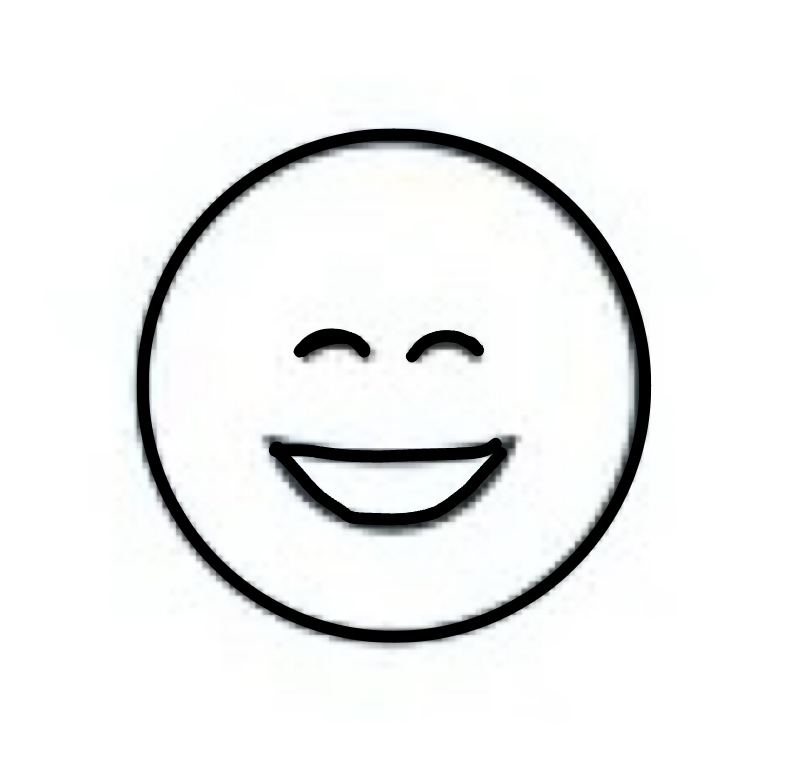
#> input picture happy.jpg, 791 x 768 px
$ python process_emojis.py
#> lines starting #> are read from the running program, lines starting #| are printed output that depends on the picture
from PIL import Image, ImageFilter
import os

# Define the emoji files to process
emoji_files = {
    "happy": "happy.jpg",
    "mad": "mad.jpg",
    "sad": "sad.jpg",
    "stressed": "stressed.jpg",
    "smiley": "smiley.jpg"
}

# Resolution multiplier (increase by 4x for better quality)
scale_factor = 4

# Line thickness factor (how much to thicken the lines)
thicken_iterations = 3

# Create output directory
output_dir = "processed_emojis"
os.makedirs(output_dir, exist_ok=True)

def thicken_lines(img):
    """Thicken the dark lines by dilating them"""
    # Apply MaxFilter multiple times to thicken lines
    for _ in range(thicken_iterations):
        img = img.filter(ImageFilter.MaxFilter(3))
    return img

for name, file_path in emoji_files.items():
    print(f"Processing {name}...")

    # Open the image and convert to RGBA
    img = Image.open(file_path).convert("RGBA")

    # Get original size
    original_width, original_height = img.size
#> original_width = 791; original_height = 768
    print(f"  Original size: {original_width}x{original_height}")
#|   Original size: 791x768

    # First, aggressively remove ALL white and light pixels
    pixels = img.load()
    for y in range(img.height):
        for x in range(img.width):
            r, g, b, a = pixels[x, y]
            # Remove any pixel that's lighter than dark gray (more aggressive)
            if r > 200 or g > 200 or b > 200:
                pixels[x, y] = (255, 255, 255, 0)  # Transparent
            else:
                # Keep dark pixels but make them pure black
                pixels[x, y] = (0, 0, 0, 255)

    # Thicken the lines
    img = thicken_lines(img)
#> the loop in thicken_lines, `for _ in range(thicken_iterations):` made 3 passes
#> pass 1, in thicken_lines, `img = img.filter(ImageFilter.MaxFilter(3))`:
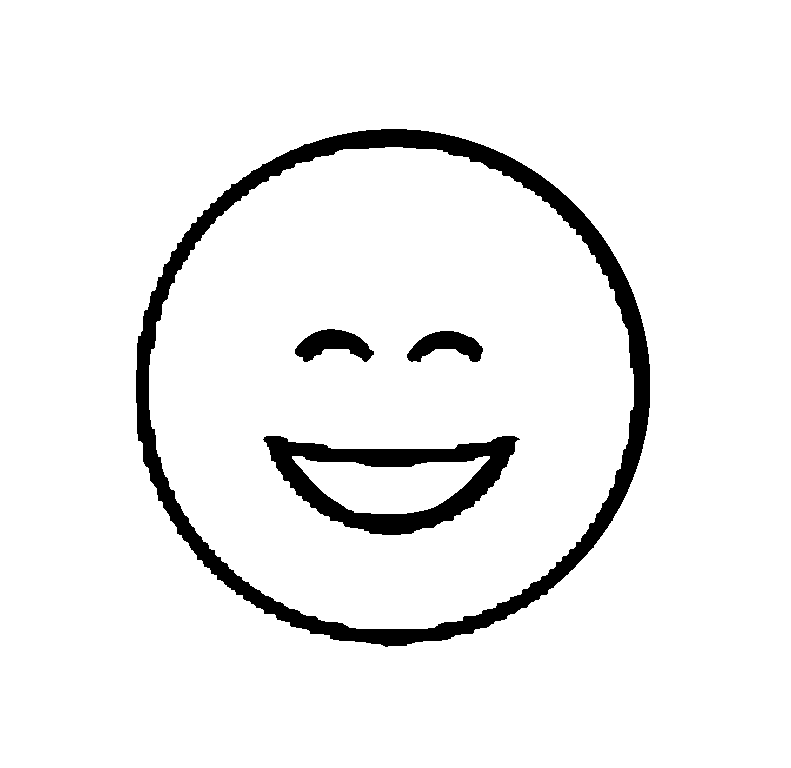
#> img: PIL image 791x768 RGBA; mean R, G, B, A 239.6, 239.6, 239.6, 20.3; transparent parts drawn white
#> pass 2, in thicken_lines, `img = img.filter(ImageFilter.MaxFilter(3))`:
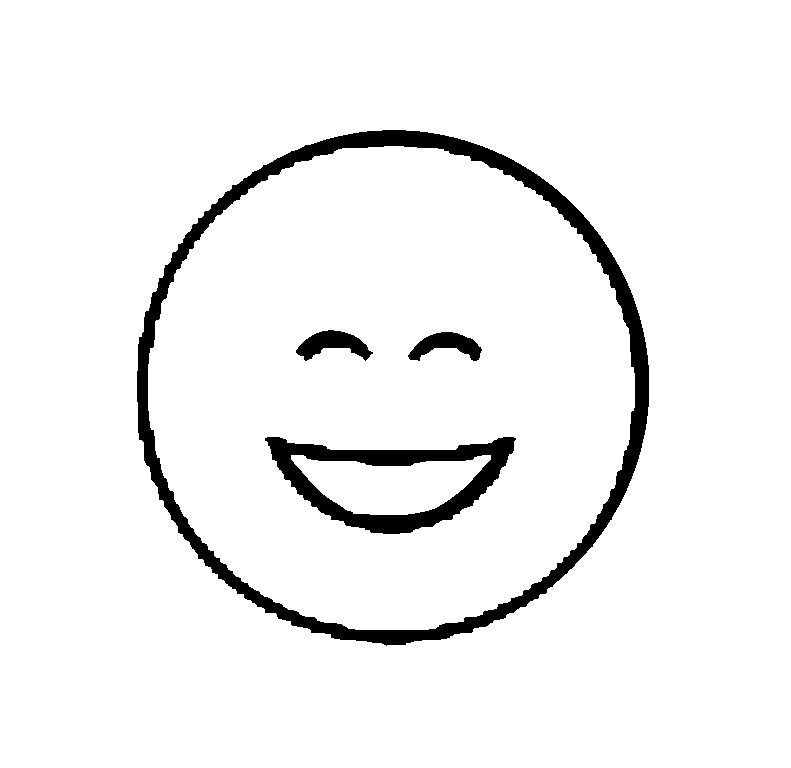
#> img: PIL image 791x768 RGBA; mean R, G, B, A 242, 242, 242, 22.7; transparent parts drawn white
#> pass 3, in thicken_lines, `img = img.filter(ImageFilter.MaxFilter(3))`:
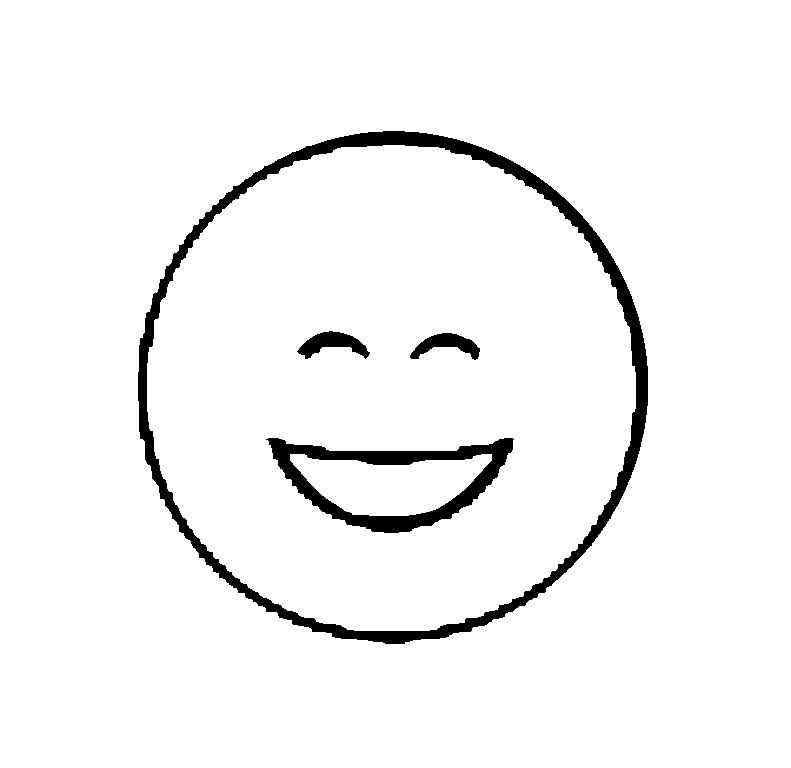
#> img: PIL image 791x768 RGBA; mean R, G, B, A 244.4, 244.4, 244.4, 25.1; transparent parts drawn white

    # Increase resolution using high-quality resampling
    new_width = original_width * scale_factor
#> new_width = 3164
    new_height = original_height * scale_factor
#> new_height = 3072
    img_upscaled = img.resize((new_width, new_height), Image.LANCZOS)

    print(f"  New size: {new_width}x{new_height}")
#|   New size: 3164x3072

    # Final pass to remove any remaining light pixels introduced by upscaling
    pixels_upscaled = img_upscaled.load()
    for y in range(img_upscaled.height):
        for x in range(img_upscaled.width):
            r, g, b, a = pixels_upscaled[x, y]
            if a > 0 and (r > 150 or g > 150 or b > 150):
                # Make remaining light pixels pure black
                pixels_upscaled[x, y] = (0, 0, 0, 255)

    # Save the processed image
    output_path = os.path.join(output_dir, f"{name}.png")
    img_upscaled.save(output_path, "PNG")
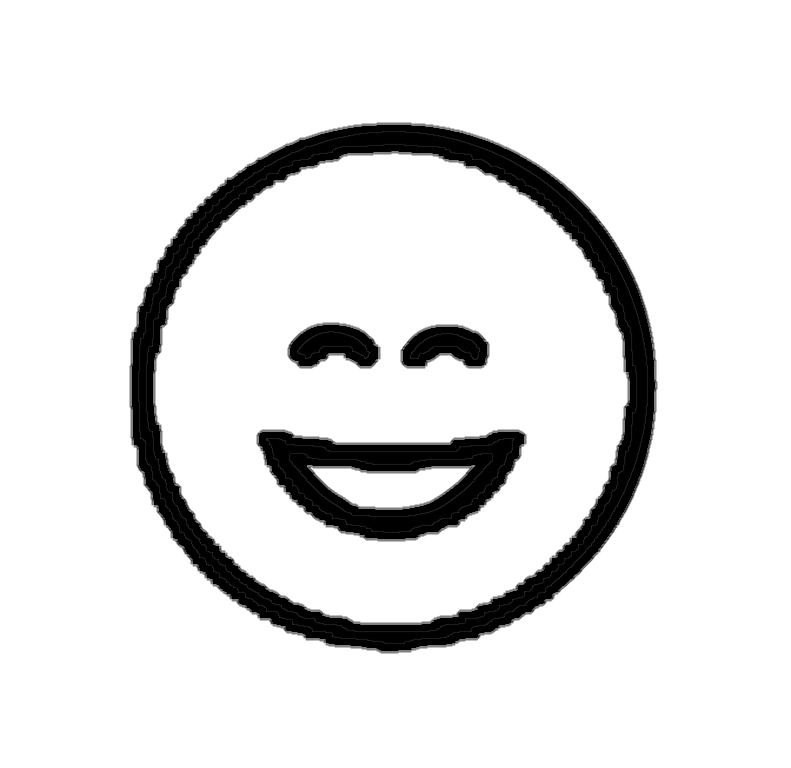
#> saved as happy.png: PIL image 3164x3072 RGBA (shown at 1/4 size); mean R, G, B, A 0.3, 0.3, 0.3, 27.9; transparent parts drawn white
    print(f"  Saved: {output_path}")
#> pass 2 of the loop `for name, file_path in emoji_files.items():`:
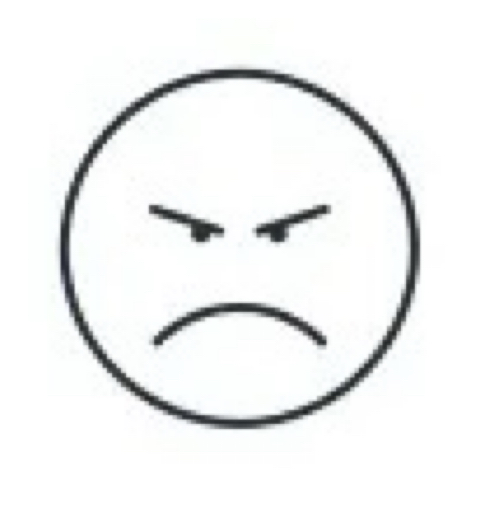
#> input picture mad.jpg, 490 x 520 px
#|   Original size: 490x520
#> the loop in thicken_lines (call 2), `for _ in range(thicken_iterations):` made 3 passes
#> pass 1, in thicken_lines (call 2), `img = img.filter(ImageFilter.MaxFilter(3))`:
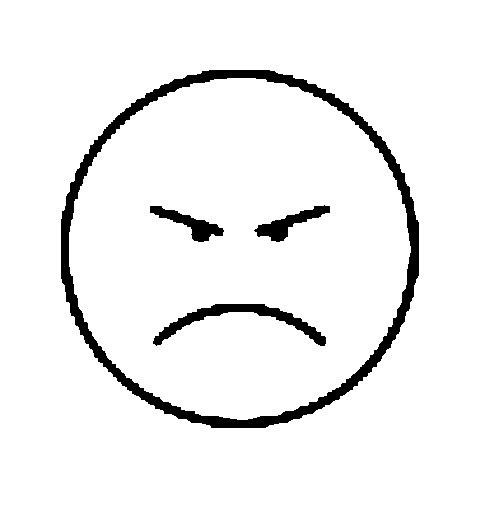
#> img: PIL image 490x520 RGBA; mean R, G, B, A 241, 241, 241, 21.6; transparent parts drawn white
#> img_upscaled: PIL image 1960x2080 RGBA
#|   New size: 1960x2080
#> `img_upscaled.save(output_path, "PNG")`:
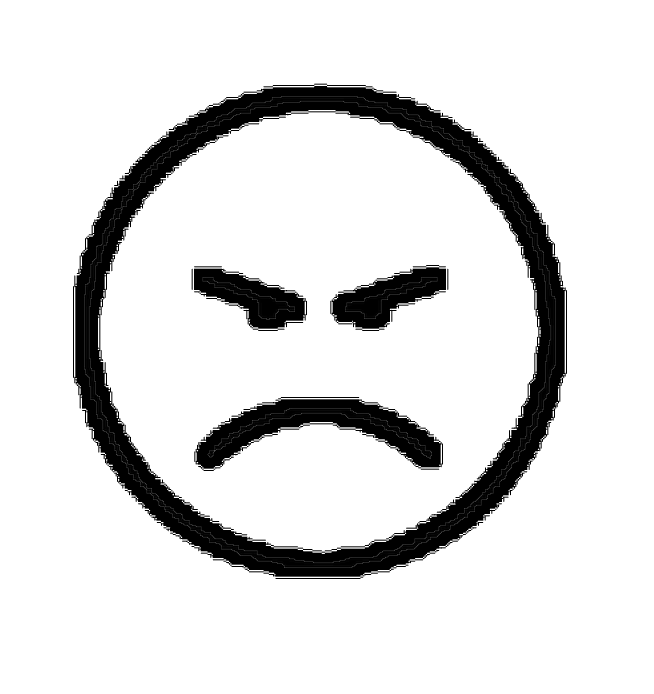
#> saved as mad.png: PIL image 1960x2080 RGBA (shown at 1/3 size); mean R, G, B, A 0.5, 0.5, 0.5, 33.6; transparent parts drawn white
#> pass 3 of the loop `for name, file_path in emoji_files.items():`:
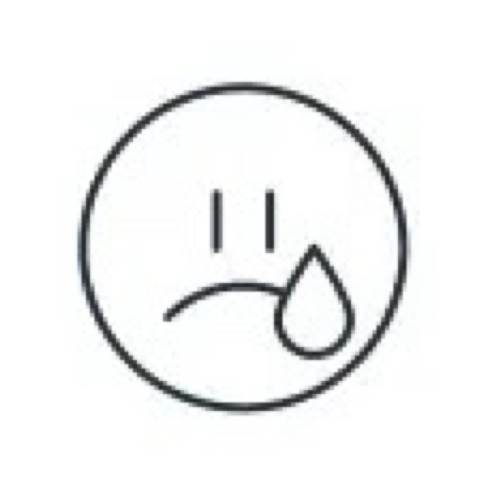
#> input picture sad.jpg, 483 x 486 px
#|   Original size: 483x486
#> the loop in thicken_lines (call 3), `for _ in range(thicken_iterations):` made 3 passes
#> pass 1, in thicken_lines (call 3), `img = img.filter(ImageFilter.MaxFilter(3))`:
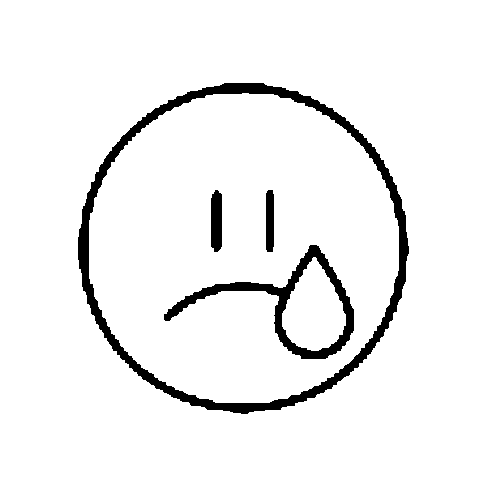
#> img: PIL image 483x486 RGBA; mean R, G, B, A 240.7, 240.7, 240.7, 22.8; transparent parts drawn white
#> img_upscaled: PIL image 1932x1944 RGBA
#|   New size: 1932x1944
#> `img_upscaled.save(output_path, "PNG")`:
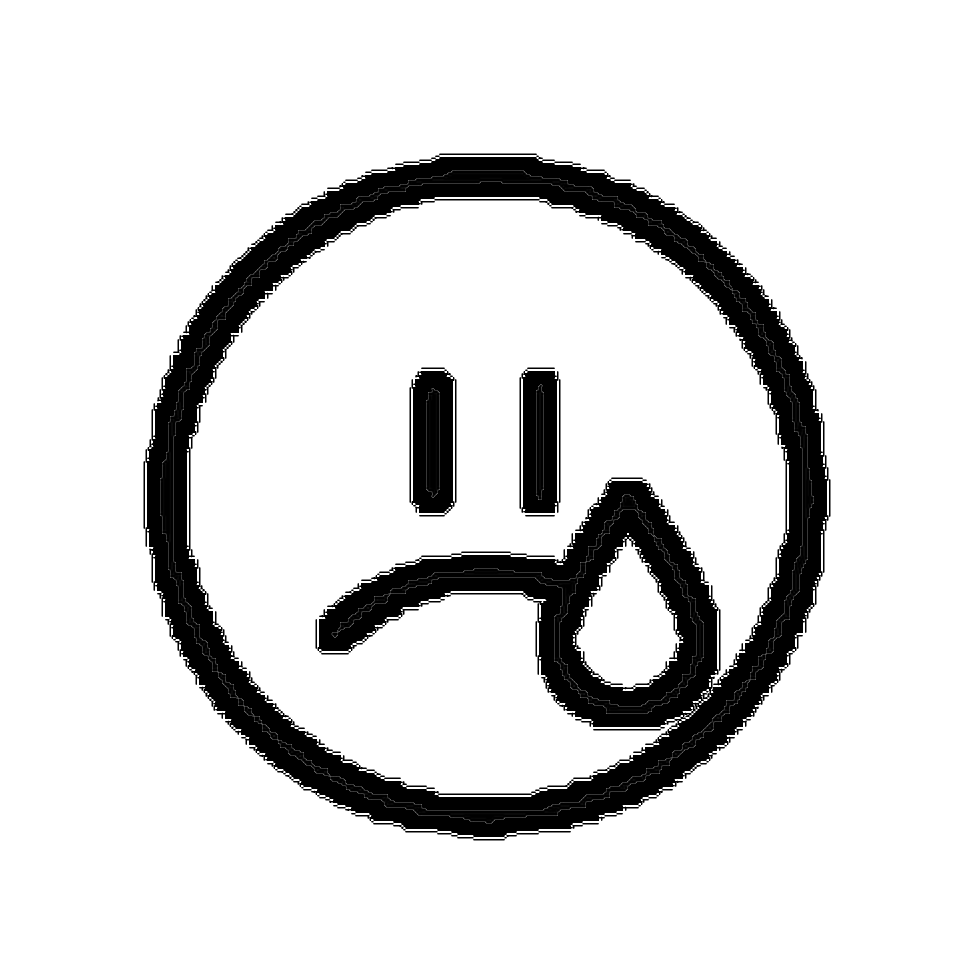
#> saved as sad.png: PIL image 1932x1944 RGBA (shown at 1/2 size); mean R, G, B, A 0.5, 0.5, 0.5, 36; transparent parts drawn white
#> (the run stopped early here; a loop or call above may not have finished)
